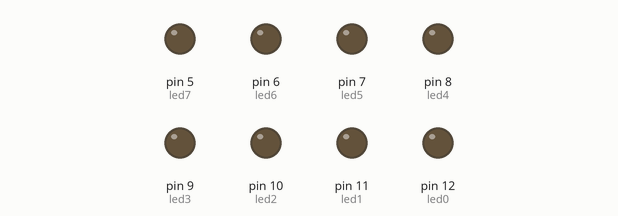
Recording of a sketch running on a simulated Arduino Uno, built with avr-gcc and run on an emulated ATmega328P. On the bench: output pins drawn as LEDs (lit = HIGH).

Above: at 0.02 s.
At 0.32 s:
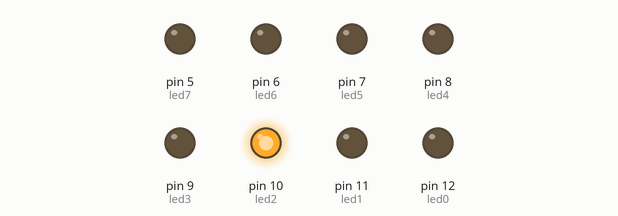
At 0.62 s:
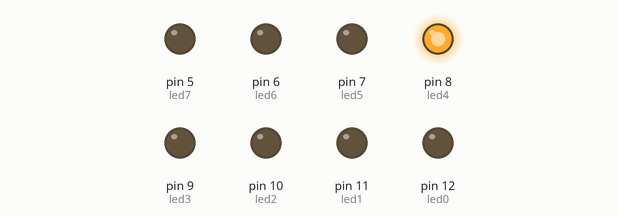
At 1.22 s:
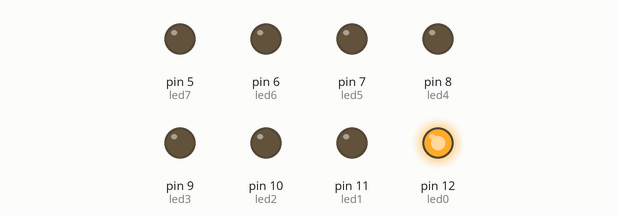
At 1.77 s:
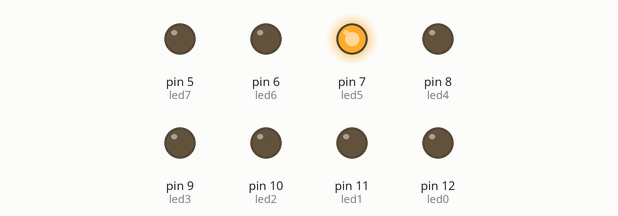
At 2.42 s:
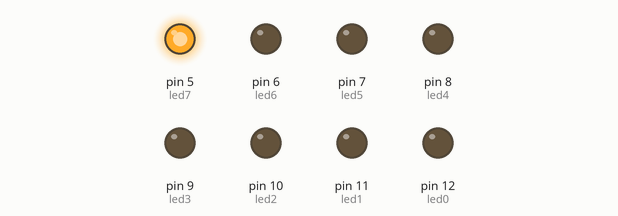
Timing chart, 0 to 3.0 s (numbered marks = the images above):
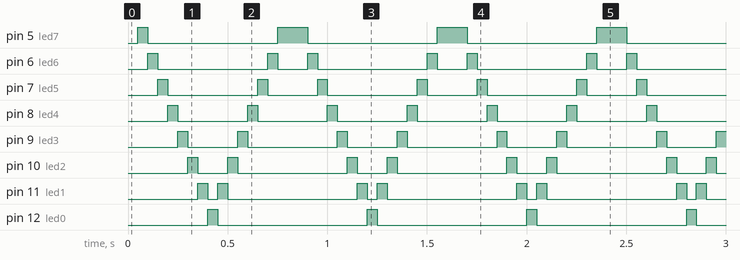

The sketch:

SIDRepte1Programa3.ino
```cpp
/****************************************************************
**                 Sortides i entrades digitals                **
**                          TÏTOL: REPTE 1                     **
**                             PROGRAMA3                       **
**                                                             **
** NOM: Andrés Morales Bacilio                DATA:18/03/2017  **
****************************************************************/
//********************* VARIABLES *******************************
const int led0 = 12;
const int led1 = 11;
const int led2 = 10;
const int led3= 9;
const int led4= 8;
const int led5= 7;
const int led6= 6;
const int led7= 5;


//*********************** SETUP *********************************

void setup()  {
pinMode (led0, OUTPUT);
pinMode (led1, OUTPUT);
pinMode (led2, OUTPUT);
pinMode (led3, OUTPUT);
pinMode (led4, OUTPUT);
pinMode (led5, OUTPUT);
pinMode (led6, OUTPUT);
pinMode (led7, OUTPUT);

}


//************************ LOOP *********************************
void loop() {
{
  delay(50);

digitalWrite (led0, LOW);
digitalWrite (led1, LOW);
digitalWrite (led2, LOW);
digitalWrite (led3, LOW);
digitalWrite (led4, LOW);
digitalWrite (led5, LOW);
digitalWrite (led6, LOW);
digitalWrite (led7, HIGH);
}

delay(50);

{
digitalWrite (led0, LOW);
digitalWrite (led1, LOW);
digitalWrite (led2, LOW);
digitalWrite (led3, LOW);
digitalWrite (led4, LOW);
digitalWrite (led5, LOW);
digitalWrite (led6, HIGH);
digitalWrite (led7, LOW);
}
delay(50);
{
  digitalWrite (led0, LOW);
digitalWrite (led1, LOW);
digitalWrite (led2, LOW);
digitalWrite (led3, LOW);
digitalWrite (led4, LOW);
digitalWrite (led5, HIGH);
digitalWrite (led6, LOW);
digitalWrite (led7, LOW);
}
delay(50);
{
   digitalWrite (led0, LOW);
digitalWrite (led1, LOW);
digitalWrite (led2, LOW);
digitalWrite (led3, LOW);
digitalWrite (led4, HIGH);
digitalWrite (led5, LOW);
digitalWrite (led6, LOW);
digitalWrite (led7, LOW);
}
delay(50);
{
  digitalWrite (led0, LOW);
digitalWrite (led1, LOW);
digitalWrite (led2, LOW);
digitalWrite (led3, HIGH);
digitalWrite (led4, LOW);
digitalWrite (led5, LOW);
digitalWrite (led6, LOW);
digitalWrite (led7, LOW);
}
delay(50);
{
digitalWrite (led0, LOW);
digitalWrite (led1, LOW);
digitalWrite (led2, HIGH);
digitalWrite (led3, LOW);
digitalWrite (led4, LOW);
digitalWrite (led5, LOW);
digitalWrite (led6, LOW);
digitalWrite (led7, LOW);
}
delay(50);
{
digitalWrite (led0, LOW);
digitalWrite (led1, HIGH);
digitalWrite (led2, LOW);
digitalWrite (led3, LOW);
digitalWrite (led4, LOW);
digitalWrite (led5, LOW);
digitalWrite (led6, LOW);
digitalWrite (led7, LOW);
}
delay(50);
{

digitalWrite (led0, HIGH);
digitalWrite (led1, LOW);
digitalWrite (led2, LOW);
digitalWrite (led3, LOW);
digitalWrite (led4, LOW);
digitalWrite (led5, LOW);
digitalWrite (led6, LOW);
digitalWrite (led7, LOW);
}
delay(50);
{

digitalWrite (led0, LOW);
digitalWrite (led1, HIGH);
digitalWrite (led2, LOW);
digitalWrite (led3, LOW);
digitalWrite (led4, LOW);
digitalWrite (led5, LOW);
digitalWrite (led6, LOW);
digitalWrite (led7, LOW);
}
delay(50);
{

digitalWrite (led0, LOW);
digitalWrite (led1, LOW);
digitalWrite (led2, HIGH);
digitalWrite (led3, LOW);
digitalWrite (led4, LOW);
digitalWrite (led5, LOW);
digitalWrite (led6, LOW);
digitalWrite (led7, LOW);
}
delay(50);
{

  digitalWrite (led0, LOW);
digitalWrite (led1, LOW);
digitalWrite (led2, LOW);
digitalWrite (led3, HIGH);
digitalWrite (led4, LOW);
digitalWrite (led5, LOW);
digitalWrite (led6, LOW);
digitalWrite (led7, LOW);
}
delay(50);
{


  digitalWrite (led0, LOW);
digitalWrite (led1, LOW);
digitalWrite (led2, LOW);
digitalWrite (led3, LOW);
digitalWrite (led4, HIGH);
digitalWrite (led5, LOW);
digitalWrite (led6, LOW);
digitalWrite (led7, LOW);
}
delay(50);
{

  digitalWrite (led0, LOW);
digitalWrite (led1, LOW);
digitalWrite (led2, LOW);
digitalWrite (led3, LOW);
digitalWrite (led4, LOW);
digitalWrite (led5, HIGH);
digitalWrite (led6, LOW);
digitalWrite (led7, LOW);
}
delay(50);
{

digitalWrite (led0, LOW);
digitalWrite (led1, LOW);
digitalWrite (led2, LOW);
digitalWrite (led3, LOW);
digitalWrite (led4, LOW);
digitalWrite (led5, LOW);
digitalWrite (led6, HIGH);
digitalWrite (led7, LOW);
}
  delay(50);
  {

digitalWrite (led0, LOW);
digitalWrite (led1, LOW);
digitalWrite (led2, LOW);
digitalWrite (led3, LOW);
digitalWrite (led4, LOW);
digitalWrite (led5, LOW);
digitalWrite (led6, LOW);
digitalWrite (led7, HIGH);
}
delay(50);
}


//****************** FUNCIONS ***********************************
```

Measured:
- by itself, pin 5 (led7): repeats every 0.80 s: LOW 0.65 s, HIGH 0.15 s
- by itself, pin 6 (led6): repeats every 0.80 s: LOW 0.55 s, HIGH 0.05 s, LOW 0.15 s, HIGH 0.05 s
- by itself, pin 7 (led5): repeats every 0.80 s: LOW 0.45 s, HIGH 0.05 s, LOW 0.25 s, HIGH 0.05 s
- by itself, pin 8 (led4): alternates HIGH for 0.05 s and LOW for 0.35 s
- by itself, pin 9 (led3): repeats every 0.80 s: LOW 0.25 s, HIGH 0.05 s, LOW 0.45 s, HIGH 0.05 s
- by itself, pin 10 (led2): repeats every 0.80 s: LOW 0.15 s, HIGH 0.05 s, LOW 0.55 s, HIGH 0.05 s
- by itself, pin 11 (led1): repeats every 0.80 s: LOW 0.05 s, HIGH 0.05 s, LOW 0.65 s, HIGH 0.05 s
- by itself, pin 12 (led0): alternates HIGH for 0.05 s and LOW for 0.75 s
